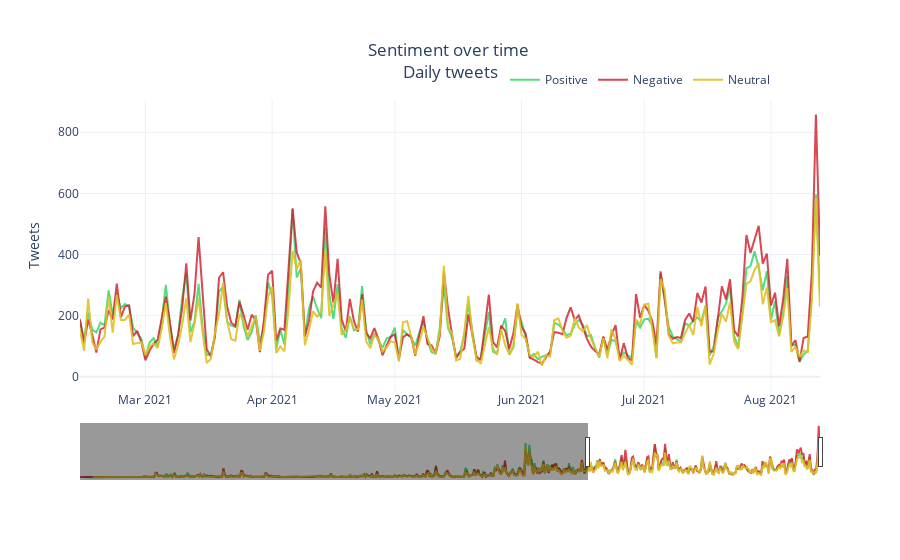
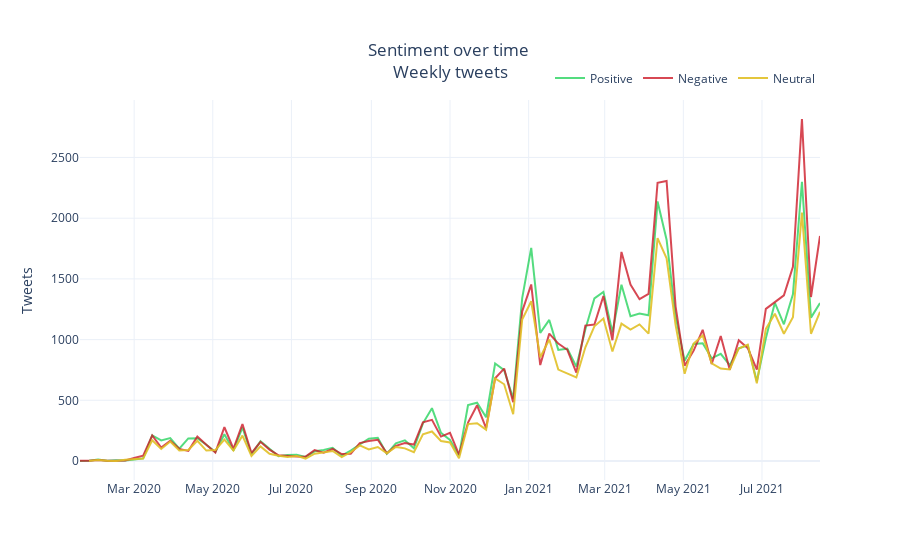
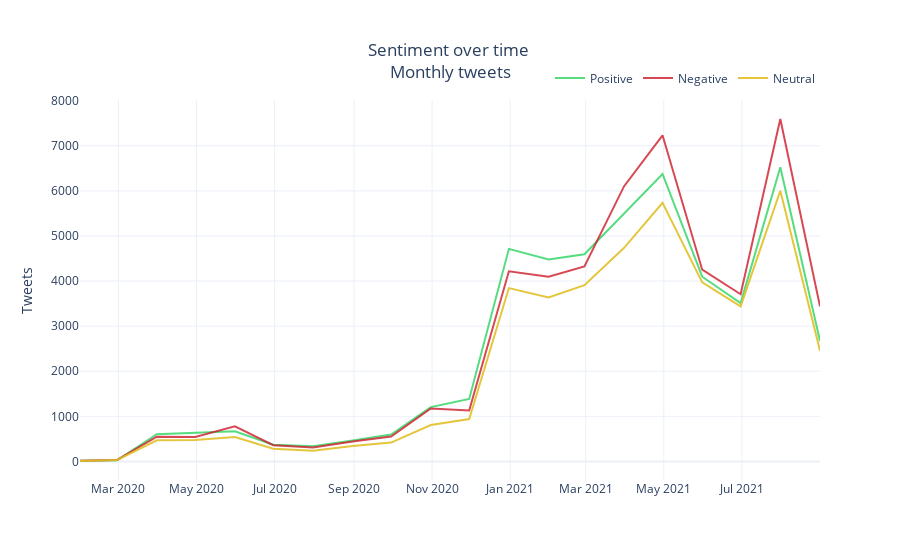

The code cell stored with these charts, in order, in its notebook:
### Code cell
# Daily
show_tweets_sentiment(tweets_df, date_df, None, "<br>Daily tweets", rule = 'D')

# Weekly
show_tweets_sentiment(tweets_df, date_df, None, "<br>Weekly tweets", rule = 'W')

# Monthly
show_tweets_sentiment(tweets_df, date_df, None, "<br>Monthly tweets", rule = 'M')

# Quater
show_tweets_sentiment(tweets_df, date_df, None, "<br>Quater tweets", rule = 'Q')

# pie chart
pie_chart(tweets_df, None, "")

# Seven days
seven_days(tweets_df, None)
